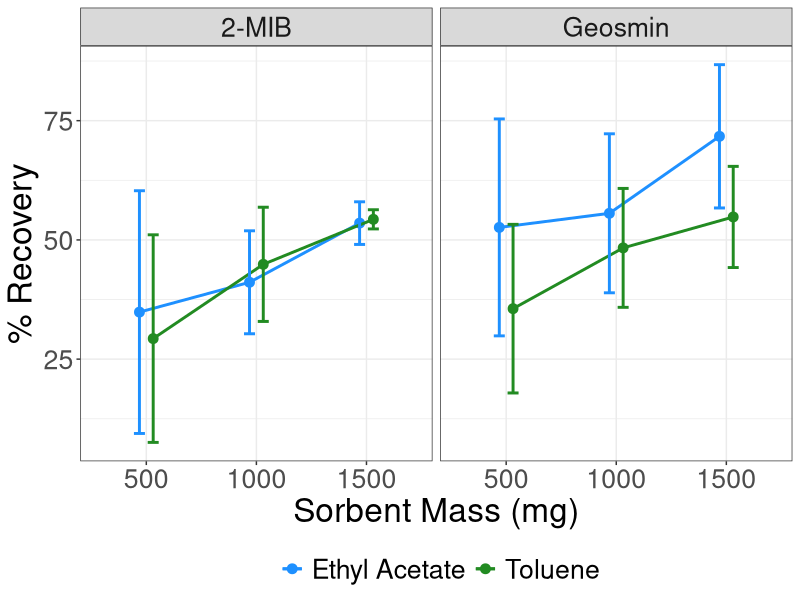
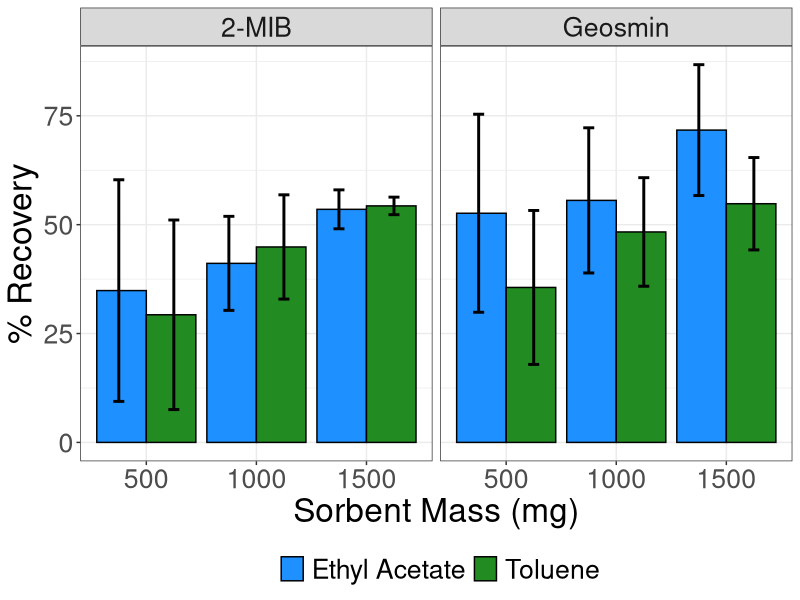
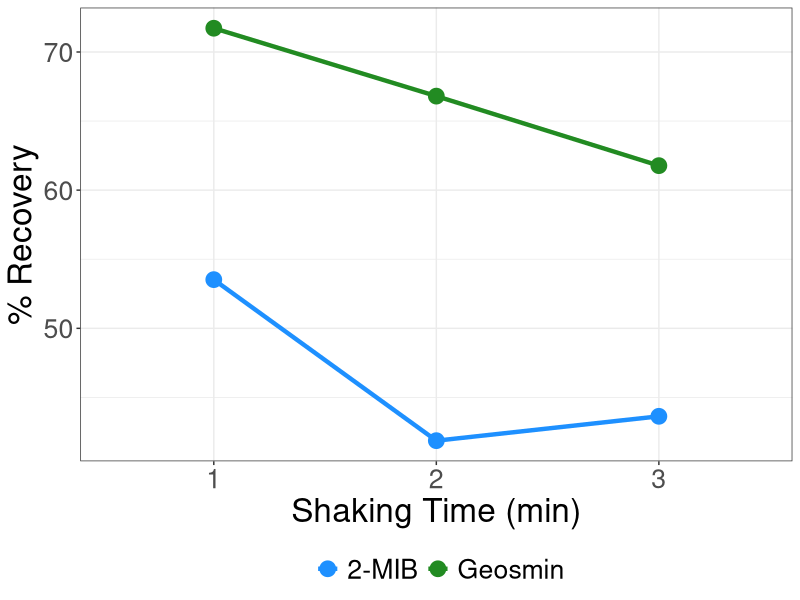
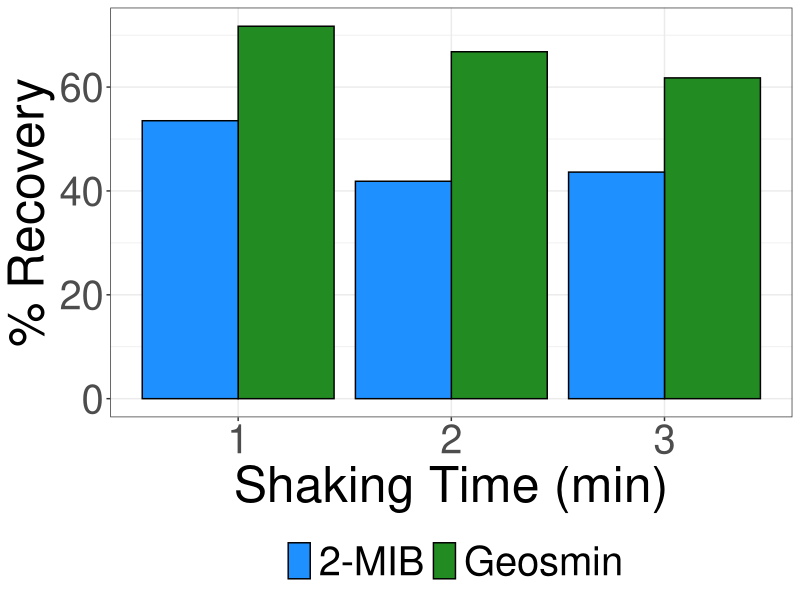
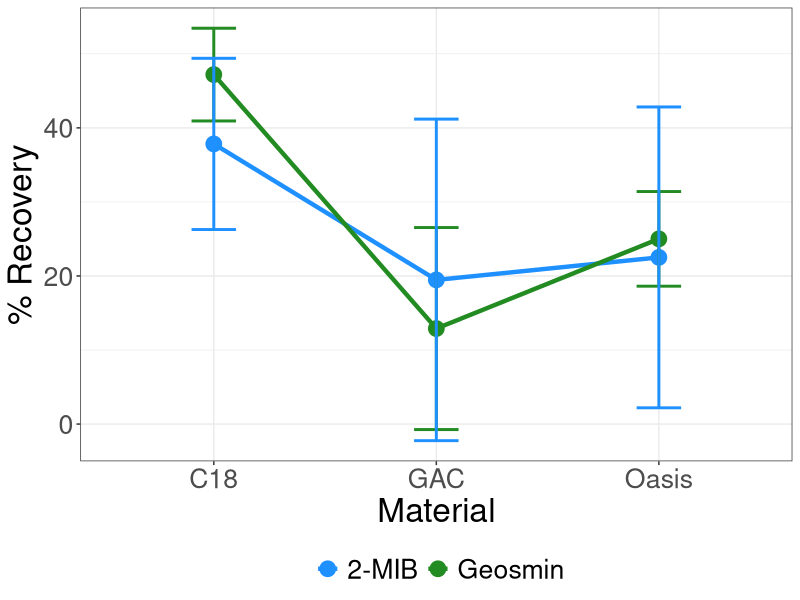
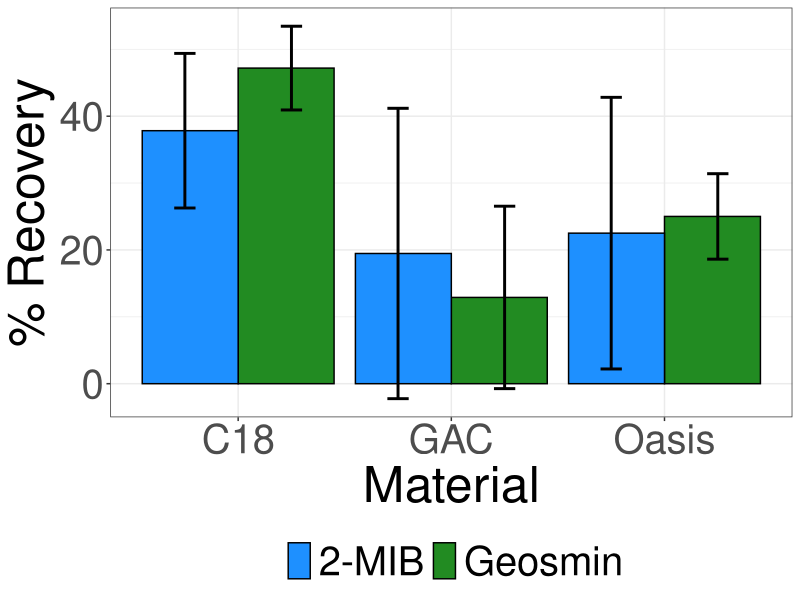
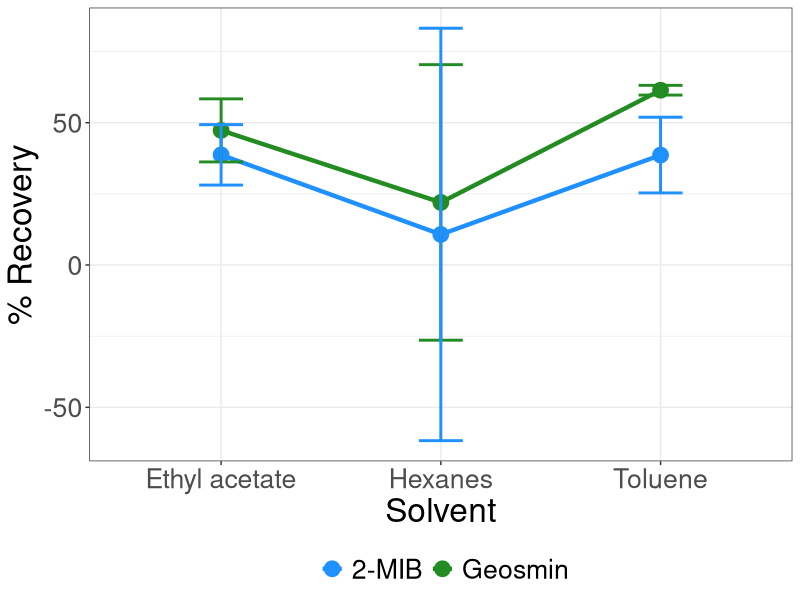
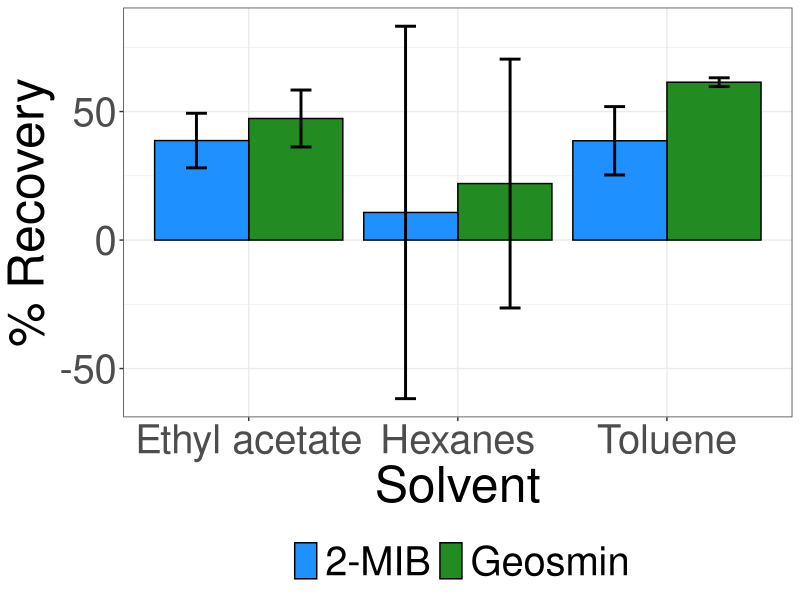

These figures' R source, in order:
## ---- chunk 1
knitr::opts_chunk$set(echo = FALSE)
## ---- chunk 2
library(tidyverse)
library(ggplot2)
library(readxl)
library(stringr)
#If you dont already have these loaded. Use install.packages("packagename") in the console. 

## ---- chunk 3
#Ethyl Acetate
SMO_EA <-read_excel("Experimental_run_theresa.xlsx", sheet =4)
#Split in to Geosmin and MIB so we can add the "type". 
geosmin <-SMO_EA[,c(1:3)]
colnames(geosmin)<-c("Sorbent Mass", "Val", "SD")
geosmin$type<-c(rep("Geosmin", 3))

MIB <-SMO_EA[,c(1,4:5)]
colnames(MIB)<-c("Sorbent Mass", "Val", "SD")
MIB$type<-c(rep("2-MIB", 3))

# Bind geosmin and MIB
SMO_EA<-rbind(geosmin, MIB)
#Add column that indicates the eluent
SMO_EA$eluent <- c(rep( "Ethyl Acetate", 6))

# Repeat With Toluene
SMO_TL <-read_excel("Experimental_run_theresa.xlsx", sheet =5)
geosmin <-SMO_TL[,c(1:3)]
colnames(geosmin)<-c("Sorbent Mass", "Val", "SD")
geosmin$type<-c(rep("Geosmin", 3))

MIB <-SMO_TL[,c(1,4:5)]
colnames(MIB)<-c("Sorbent Mass", "Val", "SD")
MIB$type<-c(rep("2-MIB", 3))
SMO_TL<-rbind(geosmin, MIB)
SMO_TL$eluent <-c(rep("Toluene", 6))

# Combine Toluene and Ethyl Acetate 
SMO <- rbind(SMO_EA, SMO_TL)

## Remove mg and reset levels

SMO$`Sorbent Mass`<-str_remove_all(SMO$`Sorbent Mass`, "mg")
SMO$`Sorbent Mass`<-as.factor(SMO$`Sorbent Mass`)
SMO$`Sorbent Mass`<-ordered(SMO$`Sorbent Mass`, levels = c("500", "1000", "1500"))
## ---- chunk 4
## Scatter Plot
ggplot(SMO)+geom_point(aes(x = `Sorbent Mass`, y = Val, col = eluent),  position = position_dodge(width =0.25),
                       size = 3)+
  ylab("% Recovery") + theme_bw() + scale_color_manual(values = c("dodgerblue", "forestgreen"))+
  theme(text = element_text(size = 24),
        legend.position = "bottom")+guides(fill = guide_legend(""))+
  geom_line(aes(x = `Sorbent Mass`, y = Val, col = eluent, group = eluent),  position = position_dodge(width =0.25),
                       size = 1)+

  geom_errorbar(aes(x = `Sorbent Mass`, ymin = Val - SD, ymax = Val+SD, col = eluent), position = position_dodge(width =0.25),
               width = 0.2, size =1)+
  guides(color = guide_legend(""))+facet_wrap(~type)+xlab("Sorbent Mass (mg)")
## ---- chunk 5
### Column Plot

ggplot(SMO)+geom_col(aes(x = `Sorbent Mass`, y = Val, fill = eluent),  position = "dodge",
                       col = "black")+
  ylab("% Recovery") + theme_bw() + scale_fill_manual(values = c("dodgerblue", "forestgreen"))+
  theme(text = element_text(size = 24),
        legend.position = "bottom")+guides(fill = guide_legend(""))+

  geom_errorbar(aes(x = `Sorbent Mass`, ymin = Val - SD, ymax = Val+SD, col =eluent), position = position_dodge(width =1),
               width = 0.2, size =1, show.legend = F)+scale_color_manual(values = c("black", "black"))+
  guides(color = guide_legend(""))+facet_wrap(~type)+xlab("Sorbent Mass (mg)")

## ---- chunk 6
#Read and create set
EST <-read_excel("Experimental_run_theresa.xlsx", sheet =7)
geosmin <-EST[,c(1:3)]
colnames(geosmin)<-c("Shaking Time", "Val", "SD")
geosmin$type<-c(rep("Geosmin", 3))

MIB <-EST[,c(1,4:5)]
colnames(MIB)<-c("Shaking Time", "Val", "SD")
MIB$type<-c(rep("2-MIB", 3))
EST<-rbind(geosmin, MIB)

## ---- chunk 7
#Scatter Plot
ggplot(EST)+geom_point(aes(x = as.factor(`Shaking Time`), y = Val, col =type),  
                       size =5)+
  ylab("% Recovery") + theme_bw() + 
  theme(text = element_text(size = 24),
        legend.position = "bottom")+guides(fill = guide_legend(""))+
  geom_line(aes(x = as.factor(`Shaking Time`), y = Val, col =type, group = type), size = 1.5)+

  guides(color = guide_legend(""))+xlab("Shaking Time (min)")+ scale_color_manual(values = c("dodgerblue", "forestgreen"))
## ---- chunk 8
#Column Plot
ggplot(EST)+geom_col(aes(x = as.factor(`Shaking Time`), y = Val, fill =type),  position = "dodge",col ="black")+
  ylab("% Recovery") + theme_bw() + 
  theme(text = element_text(size = 36),
        legend.position = "bottom")+guides(fill = guide_legend(""))+
  
  guides(color = guide_legend(""))+xlab("Shaking Time (min)")+ scale_fill_manual(values = c("dodgerblue", "forestgreen"))


## ---- chunk 9
#Read and create set
SS <-read_excel("Experimental_run_theresa.xlsx", sheet =1)
geosmin <-SS[,c(1:3)]
colnames(geosmin)<-c("Material", "Val", "SD")
geosmin$type<-c(rep("Geosmin", 3))

MIB <-SS[,c(1,4:5)]
colnames(MIB)<-c("Material", "Val", "SD")
MIB$type<-c(rep("2-MIB", 3))
SS<-rbind(geosmin, MIB)

## ---- chunk 10
#Scatter Plot
ggplot(SS)+geom_point(aes(x = as.factor(`Material`), y = Val, col =type),  
                       size =5)+
  ylab("% Recovery") + theme_bw() + 
  theme(text = element_text(size = 24),
        legend.position = "bottom")+guides(fill = guide_legend(""))+
  geom_line(aes(x = as.factor(`Material`), y = Val, col =type, group = type), size = 1.5)+
    geom_errorbar(aes(x = `Material`, ymin = Val - SD, ymax = Val+SD, col =type),
               width = 0.2, size =1, show.legend = F)+

  guides(color = guide_legend(""))+xlab("Material")+ scale_color_manual(values = c("dodgerblue", "forestgreen"))
## ---- chunk 11
#Column Plot
ggplot(SS)+geom_col(aes(x = as.factor(`Material`), y = Val, fill =type),  position = "dodge",col ="black")+
  ylab("% Recovery") + theme_bw() + 
  theme(text = element_text(size = 36),
        legend.position = "bottom")+guides(fill = guide_legend(""))+
    geom_errorbar(aes(x = `Material`, ymin = Val - SD, ymax = Val+SD, col =type), position = position_dodge(width =1),
               width = 0.2, size =1, show.legend = F)+scale_color_manual(values = c("black", "black"))+
  
  guides(color = guide_legend(""))+xlab("Material")+ scale_fill_manual(values = c("dodgerblue", "forestgreen"))


## ---- chunk 12
#Read and create set
SS2 <-read_excel("Experimental_run_theresa.xlsx", sheet =2)
geosmin <-SS2[,c(1:3)]
colnames(geosmin)<-c("Solvent", "Val", "SD")
geosmin$type<-c(rep("Geosmin", 3))

MIB <-SS2[,c(1,4:5)]
colnames(MIB)<-c("Solvent", "Val", "SD")
MIB$type<-c(rep("2-MIB", 3))
SS2<-rbind(geosmin, MIB)

## ---- chunk 13
#Scatter Plot
ggplot(SS2)+geom_point(aes(x = as.factor(`Solvent`), y = Val, col =type),  
                       size =5)+
  ylab("% Recovery") + theme_bw() + 
  theme(text = element_text(size = 24),
        legend.position = "bottom")+guides(fill = guide_legend(""))+
  geom_line(aes(x = as.factor(`Solvent`), y = Val, col =type, group = type), size = 1.5)+
    geom_errorbar(aes(x = `Solvent`, ymin = Val - SD, ymax = Val+SD, col =type),
               width = 0.2, size =1, show.legend = F)+

  guides(color = guide_legend(""))+xlab("Solvent")+ scale_color_manual(values = c("dodgerblue", "forestgreen"))
## ---- chunk 14
#Column Plot
ggplot(SS2)+geom_col(aes(x = as.factor(`Solvent`), y = Val, fill =type),  position = "dodge",col ="black")+
  ylab("% Recovery") + theme_bw() + 
  theme(text = element_text(size = 36),
        legend.position = "bottom")+guides(fill = guide_legend(""))+
    geom_errorbar(aes(x = `Solvent`, ymin = Val - SD, ymax = Val+SD, col =type), position = position_dodge(width =1),
               width = 0.2, size =1, show.legend = F)+scale_color_manual(values = c("black", "black"))+
  
  guides(color = guide_legend(""))+xlab("Solvent")+ scale_fill_manual(values = c("dodgerblue", "forestgreen"))


